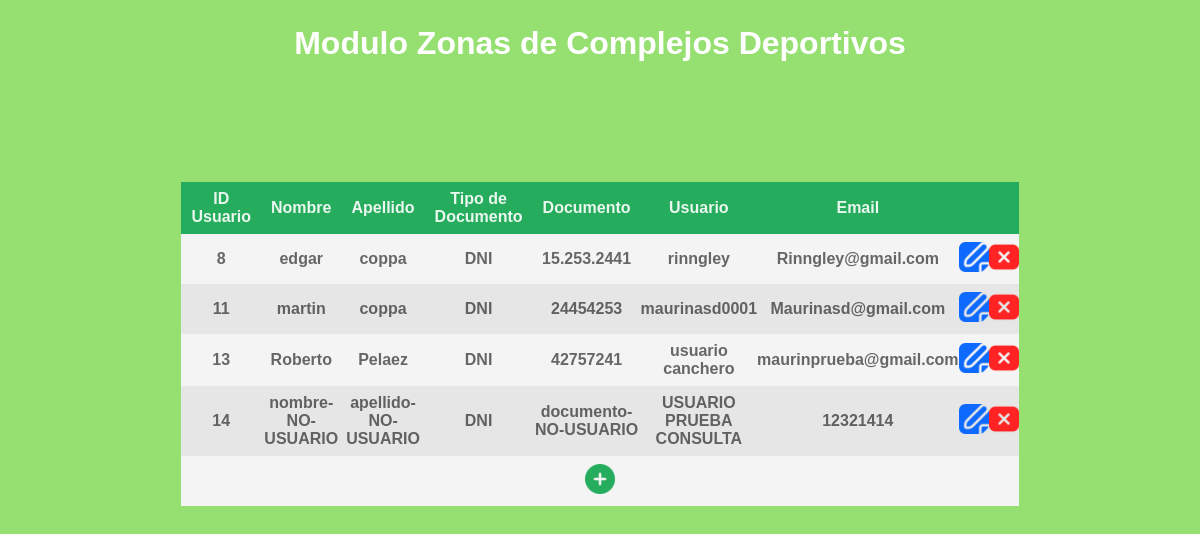
The page /php/tablaUsuarios/tablaUsuarios.php on the database its author committed.
### tables this page shows
CREATE TABLE `persona` (
  `id_persona` int(11) NOT NULL,
  `nombre` varchar(50) DEFAULT NULL,
  `apellido` varchar(50) DEFAULT NULL,
  `cuil` varchar(50) DEFAULT NULL,
  `fecha_nacimiento` date DEFAULT NULL,
  `fecha_alta` date DEFAULT NULL,
  `estado` tinyint(1) DEFAULT 1,
  `rela_documento` int(11) DEFAULT NULL,
  `rela_sexo` int(11) DEFAULT NULL
);

CREATE TABLE `usuarios` (
  `id_usuario` int(11) NOT NULL,
  `username` varchar(50) NOT NULL,
  `password` varchar(255) NOT NULL,
  `token` varchar(100) NOT NULL,
  `expiry` datetime DEFAULT NULL,
  `estado` varchar(20) NOT NULL DEFAULT 'no verificado',
  `rela_contacto` int(11) NOT NULL,
  `rela_perfil` int(11) DEFAULT NULL
);

CREATE TABLE `tipo_documento` (
  `id_tipo_documento` int(11) NOT NULL,
  `descripcion_tipo_documento` varchar(50) DEFAULT NULL,
  `estado` tinyint(1) DEFAULT 1
);

CREATE TABLE `documento` (
  `id_documento` int(11) NOT NULL,
  `descripcion_documento` varchar(50) DEFAULT NULL,
  `estado` tinyint(1) DEFAULT 1,
  `rela_tipo_documento` int(11) DEFAULT NULL
);

CREATE TABLE `contacto` (
  `id_contacto` int(11) NOT NULL,
  `descripcion_contacto` varchar(50) DEFAULT NULL,
  `estado` tinyint(1) DEFAULT 1,
  `rela_tipo_contacto` int(11) DEFAULT NULL,
  `rela_persona` int(11) DEFAULT NULL
);

### config/database/db_functions/usuarios.php (called while the page is built, shortened)
<?php
	require_once(RUTA. "config/database/conexion.php");
	function obtenerUsuarios($usuario=null) {
		global $conexion;
		$consulta = "SELECT
							usuarios.id_usuario,
							persona.nombre,
							persona.apellido,
							tipo_documento.descripcion_tipo_documento,
							documento.descripcion_documento,
							sexo.descripcion_sexo,
							usuarios.username,
							contacto.descripcion_contacto
						FROM
							persona
						JOIN
							sexo
						ON
							persona.rela_sexo = sexo.id_sexo
						JOIN
							documento
						ON
							persona.rela_documento = documento.id_documento
						JOIN
							tipo_documento
						ON
							documento.rela_tipo_documento = tipo_documento.id_tipo_documento
						JOIN
							contacto
						ON
							contacto.rela_persona = persona.id_persona
						JOIN
							usuarios
						ON
							usuarios.rela_contacto = contacto.id_contacto";
		$orderBy = "ORDER BY id_usuario ASC";
		if (is_null($usuario)) {
			$sql = $consulta . " " . $orderBy;
			$stmt = $conexion->prepare($sql);
		}
		if ($stmt->execute()) {
			$registros = $stmt->get_result();
			return $registros;
		}
	}
?>

### php/tablaUsuarios/tablaUsuarios.php (the view, shortened to what this page needs)
<?php
	require_once('../../config/database/db_functions/usuarios.php');
	$registros = obtenerUsuarios();
?>
<!DOCTYPE html>
<html>
<head>
	<link rel="stylesheet" type="text/css" href="../../css/zonas.css">
</head>
<body>
	<h1 style="text-align: center; margin-top: 25px; margin-bottom: 20px;">Modulo Zonas de Complejos Deportivos</h1>
	<table>
		<thead>
			<tr>
				<th>ID Usuario</th>
				<th>Nombre</th>
				<th>Apellido</th>
				<th>Tipo de Documento</th>
				<th>Documento</th>
				<th>Usuario</th>
				<th>Email</th>
				<th></th>
				<th></th>
			</tr>
		</thead>
		<tbody>
		<?php foreach ($registros as $reg) :
			$id 			= $reg['id_usuario'];
			$nombre 		= $reg['nombre'];
			$apellido		= $reg['apellido'];
			$tipoDocumento  = $reg['descripcion_tipo_documento'];
			$documento      = $reg['descripcion_documento'];
			$usuario        = $reg['username'];
			$email			= $reg['descripcion_contacto'];
			$modificar = "<a href='tablaUsuarios_modificacion.php?id_usuario=$id'>
								<img src='../../assets/icons/editar_azul.png'>
							</a>";
			$eliminar =	"<a href=\"javascript:confirmDelete($id)\">
								<img src='../../assets/icons/eliminar.png'>
							</a>";
		?>
				 <tr>
					<td> <?php echo $id;										?></td>
					<td> <?php echo $nombre;									?></td>
					<td> <?php echo $apellido;									?></td>
					<td> <?php echo $tipoDocumento;								?></td>
					<td> <?php echo $documento;									?></td>
					<td> <?php echo $usuario;									?></td>
					<td> <?php echo $email;										?></td>
					<td> <?php echo $modificar;									?></td>
					<td> <?php echo $eliminar;									?></td>
				 </tr>
		<?php endforeach; ?>
 		<tr>
 			<td colspan="9" class="alta">
 				<a href="tablaZonas_alta.php">
 					<img src="../../assets/icons/agregar.png" type="icon">
 				</a>
 			</td>
 		</tr>
 		</tbody>
 	</table>
</body>
</html>

### css/zonas.css (style rules this page uses)
body { padding: 0; margin: 0; font-family: sans-serif; background-color: #96E072; color: white; }
table { border-collapse: collapse; width: 65%; margin: 0 auto; margin-top: 15vh; color: rgba(0, 0, 0, 0.58); font-weight: bold; }
th, td { text-align: center; padding: 8px 10px; }
td, th:nth-child(6), td, th:nth-child(7) { padding: 8px 0px; }
body table thead tr { background-color: #25ac5c ; color:rgba(255, 255, 255, 0.9); text-align: left; }
table tbody tr:nth-child(odd) { background-color: #f4f4f4 ; }
table tbody tr:nth-child(even) { background-color: #E6E6E6 ; }
.alta { text-align: center; }
table tbody img { height:30px; }

### rows shown on the page
persona: usuarios.id_usuario "8", nombre "edgar", apellido "coppa", tipo_documento.descripcion_tipo_documento "DNI", rela_documento.descripcion_documento "15.253.2441", usuarios.username "rinngley", contacto.descripcion_contacto "Rinngley@gmail.com"
persona: usuarios.id_usuario "11", nombre "martin", apellido "coppa", tipo_documento.descripcion_tipo_documento "DNI", rela_documento.descripcion_documento "24454253", usuarios.username "maurinasd0001", contacto.descripcion_contacto "Maurinasd@gmail.com"
persona: usuarios.id_usuario "13", nombre "Roberto", apellido "Pelaez", tipo_documento.descripcion_tipo_documento "DNI", rela_documento.descripcion_documento "42757241", usuarios.username "usuario canchero", contacto.descripcion_contacto "maurinprueba@gmail.com"
persona: usuarios.id_usuario "14", nombre "nombre-NO-USUARIO", apellido "apellido-NO-USUARIO", tipo_documento.descripcion_tipo_documento "DNI", rela_documento.descripcion_documento "documento-NO-USUARIO", usuarios.username "USUARIO PRUEBA CONSULTA", contacto.descripcion_contacto "12321414"
